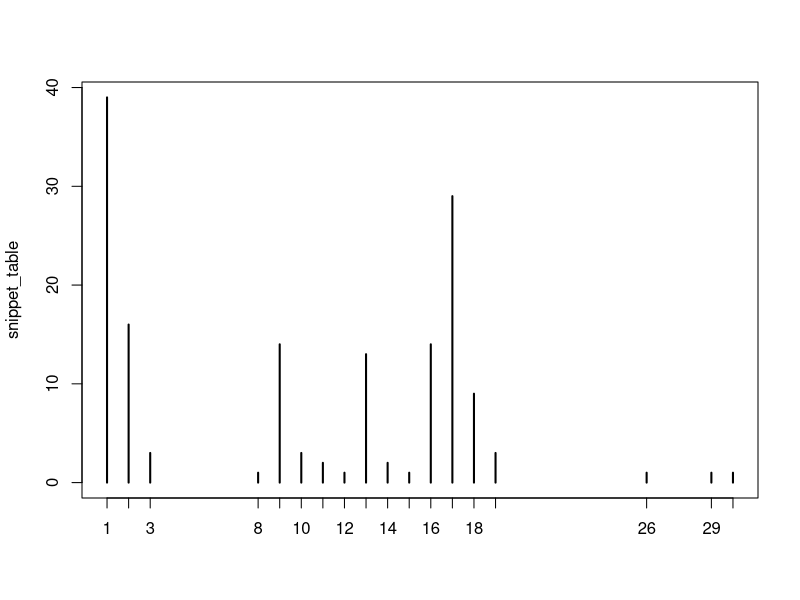
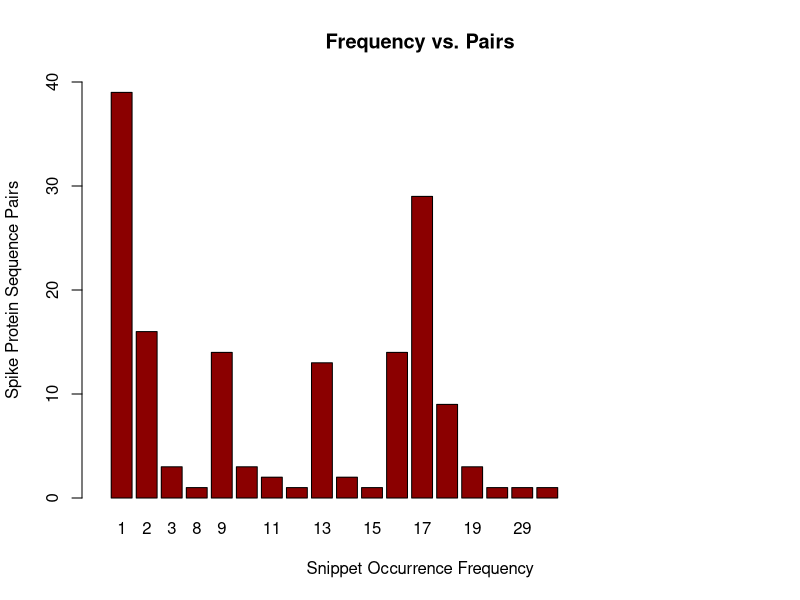
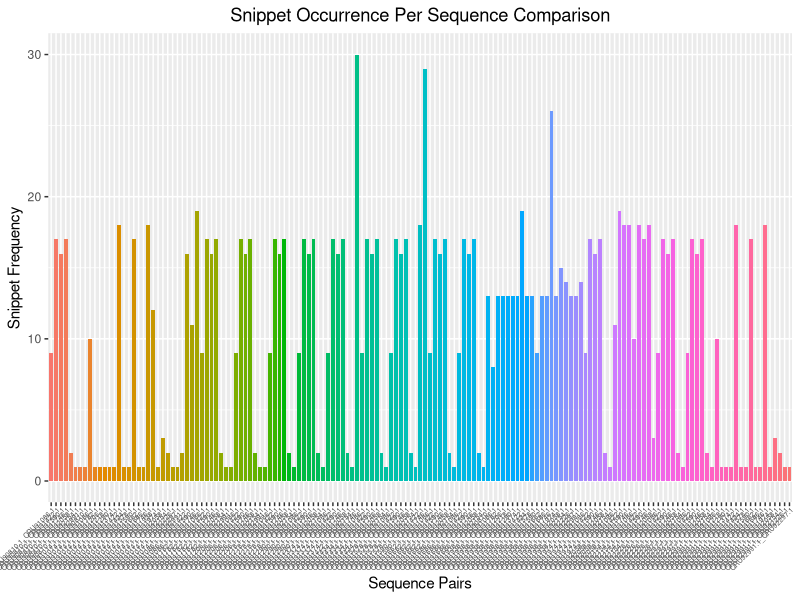
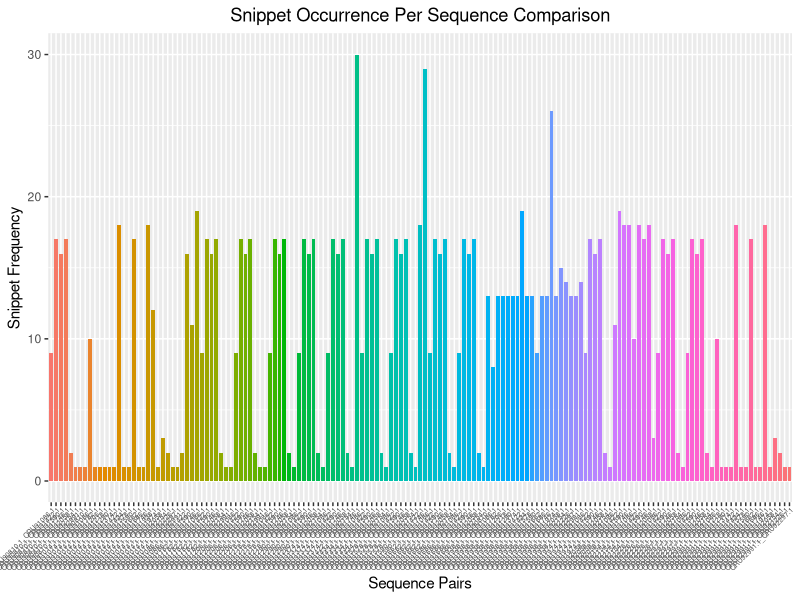

Generate these figures, in order, with R: (Note: this script raises an error after producing the figures.)
# DESCRIPTION ######################
# file name: plot_22_sequence_snippets.R
# Purpose: Data visualization.
# Note: This could be used for an arbitrarily long file. However, the 
# plots would become very big.
# This description was written and the file pushed to GitHub on April 23, 2021
##

# IMPORT PACKAGES #############################
# import ggplot2 data visualization library for plotting
# import data.table for enhanced data storage capabilities

library(data.table)
library(ggplot2)

# GET AND STORE DATA #############################

# Get the main file and read it

snippets <- read.csv(file = '22_snippet_occurrences.csv')

# look at a "sneak peak" of the file, 
# to see what it looks like

head(snippets)

# make a table where column names are numbered according to number of snippets,
# and the row entry for each column is the number of S protein sequence pairs
# that have the number of snippets corresponding to a column.
# That is, if 1 is the name of the column and 39 is the number in the first 
# and only row beneath it, then the number of sequence pairs with 1 snippet
# occurrence is 39. That is, in 39 out of 154 pairs of aligned 
# amino acid (AA) sequences, 
# there is just 1 instance of a mismatch, or snippet occurrence in the 
# compared AA sequences.

snippet_table <- table(snippets$AA_MISMATCHES)

print(snippet_table)
        
# get data and organize it as a data frame
df <- data.frame(group = c(rep(snippets$SEQUENCE_PAIRS)),
                 values = snippets$AA_MISMATCHES)

# PLOT ################################################
# Plotting the snippet table. Basic plot. Numbers along the x-axis
# correspond to the columns, and y-values to row entries for each column in
# the snippet_table above.
plot(snippet_table)

# a slightly more aesthetic visualization with title and x-, y-labels.
barplot(snippet_table,
        col='dark red',
        sep='black',
        main="Frequency vs. Pairs",
        xlab="Snippet Occurrence Frequency", 
        ylab="Spike Protein Sequence Pairs",
        xlim=c(0,30),
        ylim=c(0,40)
)

# another plot, trying different params to check output
ggplot(df) + 
        geom_bar(aes(group, values, fill = group), stat = "identity", width = .8) +
        ylab("Snippet Frequency") +
        xlab("Sequence Pairs") +
        ggtitle("Snippet Occurrence Per Sequence Comparison") +
        theme(legend.position = "none", 
              axis.text.x = element_text(angle = 45,
                                         hjust = 1,
                                         size = 5,
                                         margin = margin(r=0)),
              plot.title = element_text(hjust = 0.5))

# (5) another plot, using a different function to compare results
ggplot(df) +
        geom_col(aes(group, values, fill = group), stat = "identity", width = .8) +
        ylab("Snippet Frequency") +
        xlab("Sequence Pairs") +
        ggtitle("Snippet Occurrence Per Sequence Comparison") +
        theme(legend.position = "none",
              axis.text.x = element_text(angle = 45, 
                                         hjust = 1,
                                         size = 5,
                                         margin = margin(r=0)),
              plot.title = element_text(hjust = 0.5))

# (5) a box plot might be used.

rlang::last_error()


# LAST THINGS #################################################

# clean environment
rm(list = ls()) 

# Detach packages
detach("Package:ggplot2", unload = TRUE)
detach("package:data.table", unload = TRUE)

# Remove plots
dev.off()

# Clean console
cat("\014")
# END #########################
